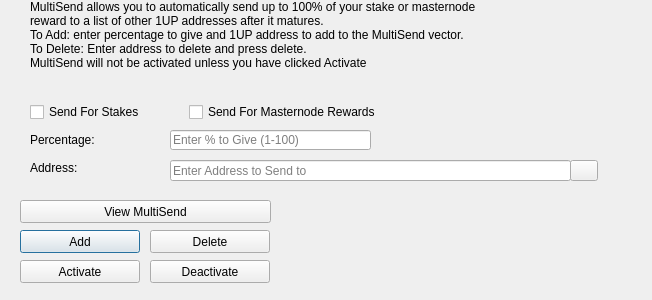
<?xml version="1.0" encoding="UTF-8"?>
<ui version="4.0">
 <class>MultiSendDialog</class>
 <widget class="QDialog" name="MultiSendDialog">
  <property name="windowModality">
   <enum>Qt::NonModal</enum>
  </property>
  <property name="geometry">
   <rect>
    <x>0</x>
    <y>0</y>
    <width>652</width>
    <height>300</height>
   </rect>
  </property>
  <property name="windowTitle">
   <string>MultiSend</string>
  </property>
  <widget class="QLineEdit" name="multiSendPercentEdit">
   <property name="geometry">
    <rect>
     <x>170</x>
     <y>130</y>
     <width>201</width>
     <height>20</height>
    </rect>
   </property>
   <property name="toolTip">
    <string>Enter whole numbers 1 - 100</string>
   </property>
   <property name="placeholderText">
    <string>Enter % to Give (1-100)</string>
   </property>
  </widget>
  <widget class="QLineEdit" name="multiSendAddressEdit">
   <property name="geometry">
    <rect>
     <x>170</x>
     <y>160</y>
     <width>401</width>
     <height>21</height>
    </rect>
   </property>
   <property name="toolTip">
    <string/>
   </property>
   <property name="placeholderText">
    <string>Enter Address to Send to</string>
   </property>
  </widget>
  <widget class="QLabel" name="label_2">
   <property name="geometry">
    <rect>
     <x>30</x>
     <y>0</y>
     <width>451</width>
     <height>121</height>
    </rect>
   </property>
   <property name="lineWidth">
    <number>1</number>
   </property>
   <property name="text">
    <string>MultiSend allows you to automatically send up to 100% of your stake or masternode reward to a list of other 1UP addresses after it matures.
To Add: enter percentage to give and 1UP address to add to the MultiSend vector.
To Delete: Enter address to delete and press delete.
MultiSend will not be activated unless you have clicked Activate</string>
   </property>
   <property name="alignment">
    <set>Qt::AlignLeading|Qt::AlignLeft|Qt::AlignTop</set>
   </property>
   <property name="wordWrap">
    <bool>true</bool>
   </property>
  </widget>
  <widget class="QLabel" name="message">
   <property name="geometry">
    <rect>
     <x>290</x>
     <y>200</y>
     <width>351</width>
     <height>91</height>
    </rect>
   </property>
   <property name="text">
    <string/>
   </property>
  </widget>
  <widget class="QPushButton" name="addButton">
   <property name="geometry">
    <rect>
     <x>20</x>
     <y>230</y>
     <width>120</width>
     <height>23</height>
    </rect>
   </property>
   <property name="toolTip">
    <string/>
   </property>
   <property name="statusTip">
    <string>Add to MultiSend Vector</string>
   </property>
   <property name="text">
    <string>Add</string>
   </property>
  </widget>
  <widget class="QPushButton" name="disableButton">
   <property name="geometry">
    <rect>
     <x>150</x>
     <y>260</y>
     <width>120</width>
     <height>23</height>
    </rect>
   </property>
   <property name="statusTip">
    <string>Deactivate MultiSend</string>
   </property>
   <property name="text">
    <string>Deactivate</string>
   </property>
  </widget>
  <widget class="QPushButton" name="addressBookButton">
   <property name="geometry">
    <rect>
     <x>570</x>
     <y>160</y>
     <width>28</width>
     <height>21</height>
    </rect>
   </property>
   <property name="toolTip">
    <string>Choose an address from the address book</string>
   </property>
   <property name="text">
    <string/>
   </property>
   <property name="icon">
    <iconset resource="../1up.qrc">
     <normaloff>:/icons/address-book</normaloff>:/icons/address-book</iconset>
   </property>
   <property name="shortcut">
    <string>Alt+A</string>
   </property>
   <property name="autoDefault">
    <bool>false</bool>
   </property>
  </widget>
  <widget class="QLabel" name="label">
   <property name="geometry">
    <rect>
     <x>30</x>
     <y>130</y>
     <width>121</width>
     <height>20</height>
    </rect>
   </property>
   <property name="toolTip">
    <string>Percentage of stake to send</string>
   </property>
   <property name="text">
    <string>Percentage:</string>
   </property>
  </widget>
  <widget class="QLabel" name="label_5">
   <property name="geometry">
    <rect>
     <x>30</x>
     <y>160</y>
     <width>111</width>
     <height>16</height>
    </rect>
   </property>
   <property name="toolTip">
    <string>Address to send portion of stake to</string>
   </property>
   <property name="text">
    <string>Address:</string>
   </property>
  </widget>
  <widget class="QPushButton" name="deleteButton">
   <property name="geometry">
    <rect>
     <x>150</x>
     <y>230</y>
     <width>120</width>
     <height>23</height>
    </rect>
   </property>
   <property name="toolTip">
    <string/>
   </property>
   <property name="statusTip">
    <string>Delete Address From MultiSend Vector</string>
   </property>
   <property name="text">
    <string>Delete</string>
   </property>
  </widget>
  <widget class="QPushButton" name="activateButton">
   <property name="geometry">
    <rect>
     <x>20</x>
     <y>260</y>
     <width>120</width>
     <height>23</height>
    </rect>
   </property>
   <property name="statusTip">
    <string>Activate MultiSend</string>
   </property>
   <property name="text">
    <string>Activate</string>
   </property>
  </widget>
  <widget class="QPushButton" name="viewButton">
   <property name="geometry">
    <rect>
     <x>20</x>
     <y>200</y>
     <width>251</width>
     <height>23</height>
    </rect>
   </property>
   <property name="toolTip">
    <string/>
   </property>
   <property name="statusTip">
    <string>View MultiSend Vector</string>
   </property>
   <property name="text">
    <string>View MultiSend</string>
   </property>
  </widget>
  <widget class="QWidget" name="horizontalLayoutWidget">
   <property name="geometry">
    <rect>
     <x>30</x>
     <y>100</y>
     <width>351</width>
     <height>24</height>
    </rect>
   </property>
   <layout class="QHBoxLayout" name="horizontalLayout">
    <item>
     <widget class="QCheckBox" name="multiSendStakeCheckBox">
      <property name="text">
       <string>Send For Stakes</string>
      </property>
     </widget>
    </item>
    <item>
     <widget class="QCheckBox" name="multiSendMasternodeCheckBox">
      <property name="text">
       <string>Send For Masternode Rewards</string>
      </property>
     </widget>
    </item>
   </layout>
  </widget>
 </widget>
 <resources>
  <include location="../1up.qrc"/>
 </resources>
 <connections/>
</ui>
